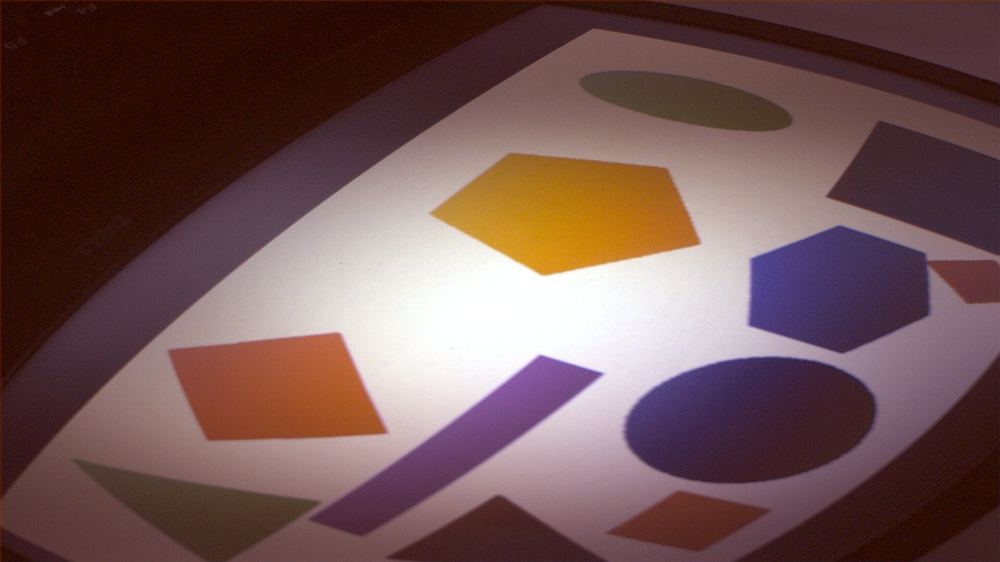
//> input picture HostApp/MIPI-ISP-Pipeline-Config/hoge_default.jpeg, 1000 x 562 px, shrunk from 1920 x 1080 before the run, given in place of x-raw,format=BGR ! appsink drop=true max-buffers=1, which was not available
$ ./colordetect_ocv ../MIPI-ISP-Pipeline-Config/hoge_default.jpeg   (built with g++ and OpenCV 4)
//> lines starting //> are read from the running program, lines starting //| are printed output that depends on the picture; after the words box and inside, x2 and y2 are one past the last pixel; in counts of white or black regions, pixels touching at a corner belong together; pictures that were not available may be replaced by others from this repository, and a replacement may not be noted
// colordetect_ocv.cpp
//
// C++/OpenCV (PS / Cortex-A processor) equivalent of the Python color-detect
// script, for benchmarking against the XRT colordetect_accel PL kernel
// (colordetect_xrt.cpp / app_test_aug) running on the same board.
//
// Pipeline, thresholds, and drawing logic are a direct 1:1 port of the
// Python version so mask/contour output should match. Added on top:
//   - per-frame processing-time instrumentation (chrono), excluding
//     cap.read() (blocks on sensor/ISP) and imwrite() (disk I/O), so the
//     number is comparable to whatever the XRT app times around its
//     kernel execution.
//   - optional CSV timing log for plotting PS vs PL frame-by-frame.
//   - optional --frames N to cap the run for a controlled comparison
//     (recommended: run both apps for the same N and same input).
//
// Build (adjust to your existing Makefile / pkg-config setup):
//   g++ -O2 -std=c++17 colordetect_ocv.cpp -o colordetect_ocv \
//       $(pkg-config --cflags --libs opencv4)
//
// Run:
//   ./colordetect_ocv --frames 300 --log timing_ps.csv
//   ./colordetect_ocv               # runs until camera EOF/error, no cap

#include <opencv2/opencv.hpp>
#include <chrono>
#include <cstdio>
#include <cstring>
#include <fstream>
#include <iostream>
#include <string>

struct ColorTarget {
    std::string label;
    cv::Scalar draw_bgr;
};

static void detect_and_draw(const cv::Mat& mask, cv::Mat& frame,
                             const cv::Scalar& color_bgr,
                             const std::string& label) {
    std::vector<std::vector<cv::Point>> contours;
    cv::findContours(mask, contours, cv::RETR_EXTERNAL, cv::CHAIN_APPROX_SIMPLE);

    for (const auto& c : contours) {
        double area = cv::contourArea(c);
        if (area > 500.0) {
            cv::Rect box = cv::boundingRect(c);
            cv::rectangle(frame, box, color_bgr, 2);
            cv::putText(frame, label, cv::Point(box.x, box.y - 10),
                        cv::FONT_HERSHEY_SIMPLEX, 0.7, color_bgr, 2);
        }
    }
}

int main(int argc, char** argv) {
    long max_frames = -1;      // -1 = unbounded (matches Python's while True)
    std::string log_path;      // empty = no CSV logging
    std::string out_path = "output.jpg";

    for (int i = 1; i < argc; ++i) {
        if (std::strcmp(argv[i], "--frames") == 0 && i + 1 < argc) {
            max_frames = std::atol(argv[++i]);
        } else if (std::strcmp(argv[i], "--log") == 0 && i + 1 < argc) {
            log_path = argv[++i];
        } else if (std::strcmp(argv[i], "--out") == 0 && i + 1 < argc) {
            out_path = argv[++i];
        }
    }

    // Same GStreamer pipeline validated with gst-launch-1.0 / the Python
    // script. videoconvert handles NV16 -> BGR (OpenCV's native V4L2
    // backend doesn't reliably handle NV16 4:2:2 semi-planar on this board).
    const std::string pipeline =
        "v4l2src device=/dev/video0 io-mode=4 ! "
        "video/x-raw, width=1920,height=1080 ! "
        "videoconvert ! video/x-raw,format=BGR ! "
        "appsink drop=true max-buffers=1";

    cv::VideoCapture cap(pipeline, cv::CAP_GSTREAMER);
    if (!cap.isOpened()) {
        std::cerr << "Error: Cannot open camera via GStreamer pipeline\n"
                     "Check OpenCV was built with GStreamer support:\n"
                     "  python3 -c \"import cv2; print(cv2.getBuildInformation())\" | grep -i gstreamer\n";
        return 1;
    }

    std::ofstream log;
    if (!log_path.empty()) {
        log.open(log_path);
        log << "frame,process_ms\n";
    }

    // Deliberately not calling cap.set(CAP_PROP_FRAME_WIDTH/HEIGHT, ...) --
    // resolution/format is fixed upstream by the media-ctl pipeline
    // (sensor -> ISP -> scaler), same rationale as the Python version.

    cv::Mat frame, hsv, red_mask1, red_mask2, red_mask, green_mask, blue_mask;
    long frame_count = 0;
    double total_process_ms = 0.0;

    while (true) {
        if (max_frames >= 0 && frame_count >= max_frames) break;

        if (!cap.read(frame) || frame.empty()) {
            std::cerr << "Error: Empty frame\n";
            break;
        }
//> frame is the input picture: 562 rows x 1000 cols, CV_8UC3; mean B, G, R 83.2, 84.1, 112.5

        auto t0 = std::chrono::steady_clock::now();

        cv::cvtColor(frame, hsv, cv::COLOR_BGR2HSV);
//> hsv: 562 rows x 1000 cols, CV_8UC3; mean H, S, V 73, 112.5, 114.1

        // ---------------- RED (wraps hue 0) ----------------
        cv::inRange(hsv, cv::Scalar(0, 120, 70),   cv::Scalar(10, 255, 255), red_mask1);
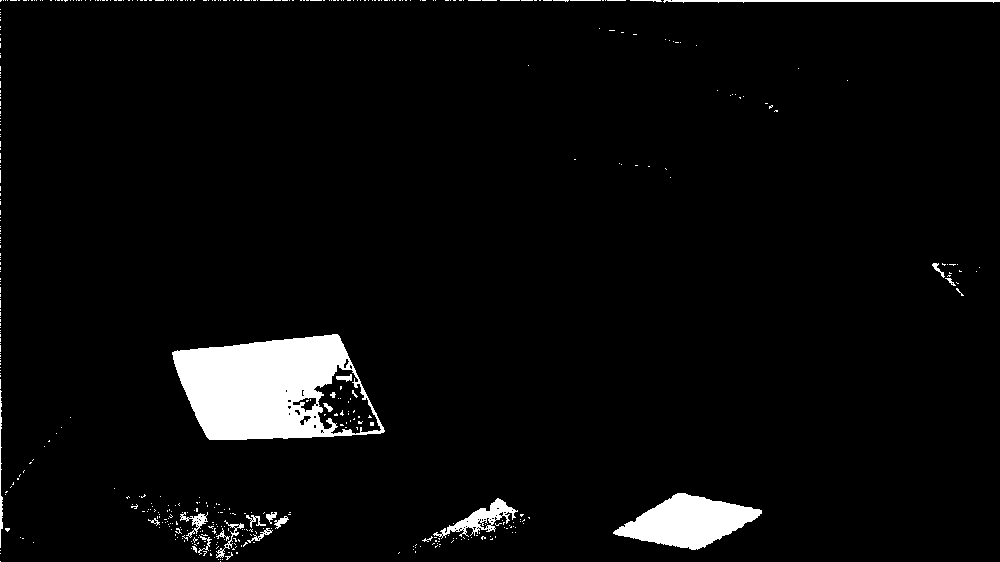
//> red_mask1: 562 rows x 1000 cols, CV_8UC1; 4.2% white; 491 white regions (468 under 20 px), largest, box (x1, y1, x2, y2) and area: (172, 334, 385, 440) 14195, (613, 493, 762, 550) 4801, (433, 498, 518, 539) 1020
        cv::inRange(hsv, cv::Scalar(170, 120, 70), cv::Scalar(180, 255, 255), red_mask2);
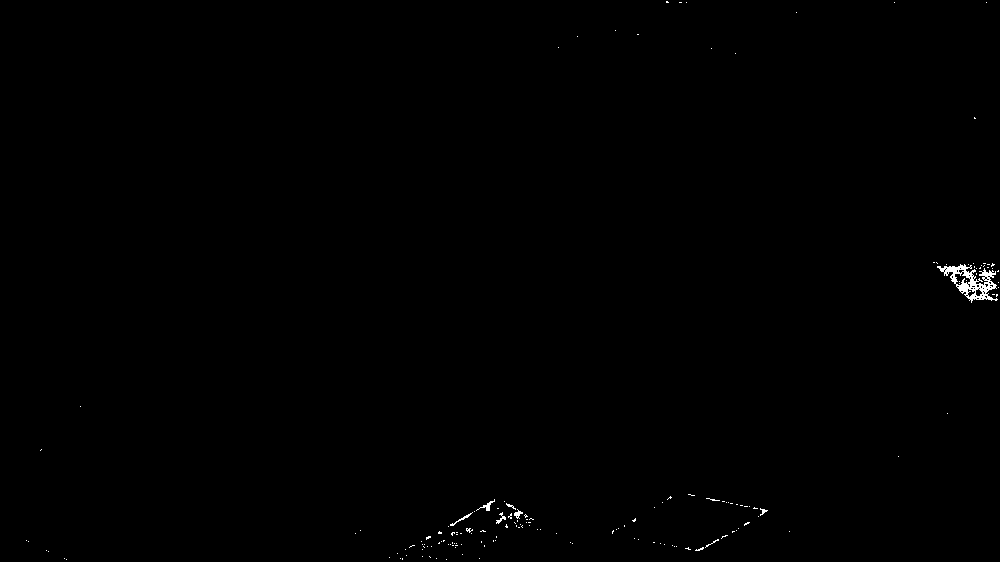
//> red_mask2: 562 rows x 1000 cols, CV_8UC1; 0.27% white in thin lines or dots
        cv::bitwise_or(red_mask1, red_mask2, red_mask);
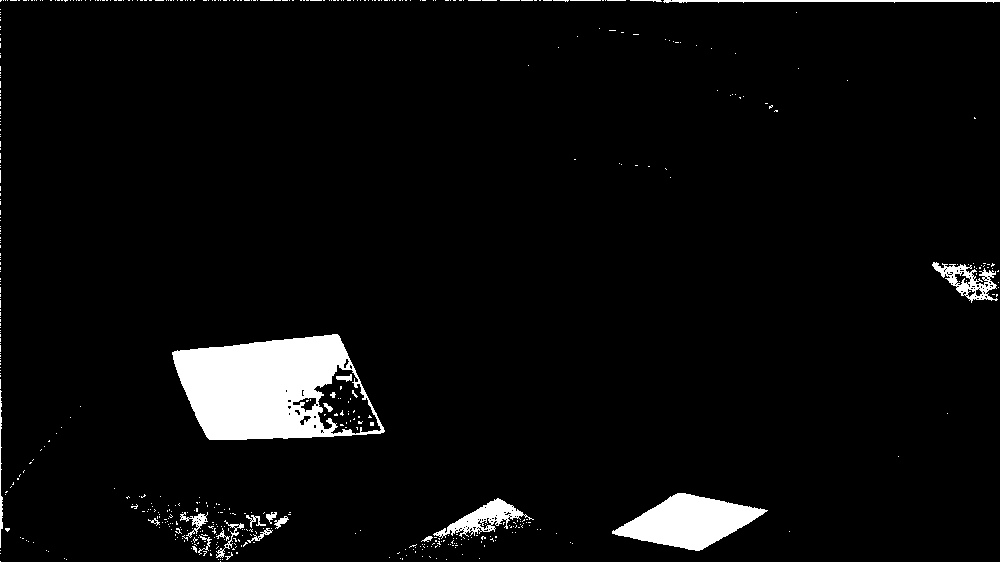
//> red_mask: 562 rows x 1000 cols, CV_8UC1; 4.4% white; 551 white regions (529 under 20 px), largest, box (x1, y1, x2, y2) and area: (172, 334, 385, 440) 14195, (612, 493, 768, 551) 4985, (433, 498, 534, 539) 1344

        // ---------------- GREEN ----------------
        cv::inRange(hsv, cv::Scalar(35, 100, 100), cv::Scalar(85, 255, 255), green_mask);
//> green_mask: 562 rows x 1000 cols, CV_8UC1; every value is 0

        // ---------------- BLUE ----------------
        cv::inRange(hsv, cv::Scalar(100, 150, 50), cv::Scalar(140, 255, 255), blue_mask);
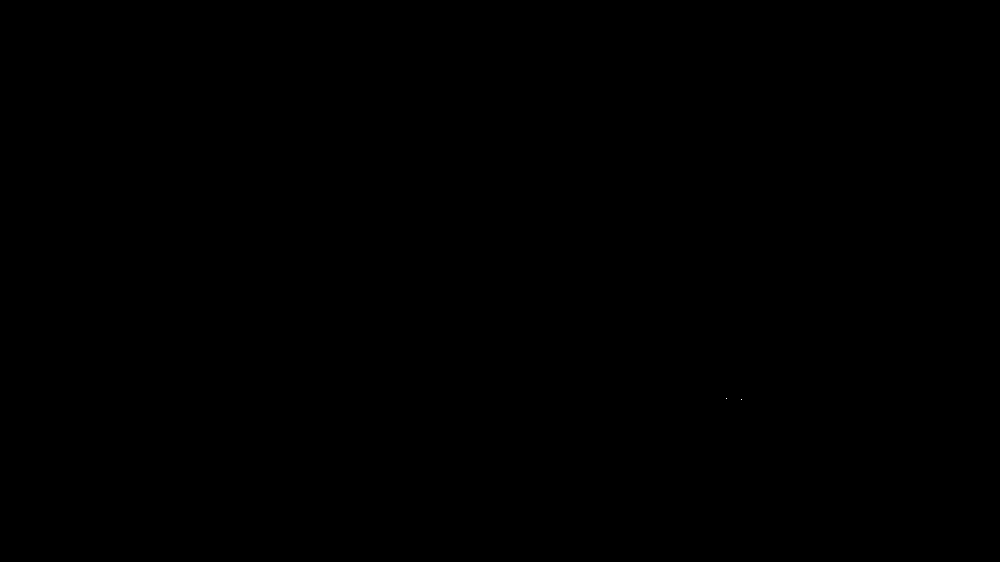
//> blue_mask: 562 rows x 1000 cols, CV_8UC1; 0% white in thin lines or dots, all inside (x1, y1, x2, y2) = (726, 398, 742, 400)

        detect_and_draw(red_mask,   frame, cv::Scalar(0, 0, 255),   "RED");
//> in detect_and_draw, `cv::findContours(mask, contours, cv::RETR_EXTERNAL, cv::CHAIN_APPROX_S..`: contours = 521 contours, 505 with area under 20; largest, box (x1, y1, x2, y2) and area: (172, 334, 385, 440) 16768, (612, 493, 768, 551) 4827, (433, 498, 534, 539) 1308, (932, 262, 998, 303) 1083, (663, 0, 1000, 3) 348
//> the loop in detect_and_draw, `for (const auto& c : contours)` made 521 passes
//> (area, box) on passes 229, 236, 269, 307: (1307.5, Rect(433, 498, 101, 41)), (4827, Rect(612, 493, 156, 58)), (16768, Rect(172, 334, 213, 106)), (1083, Rect(932, 262, 66, 41))
//> after the loop in detect_and_draw, `for (const auto& c : contours)`:
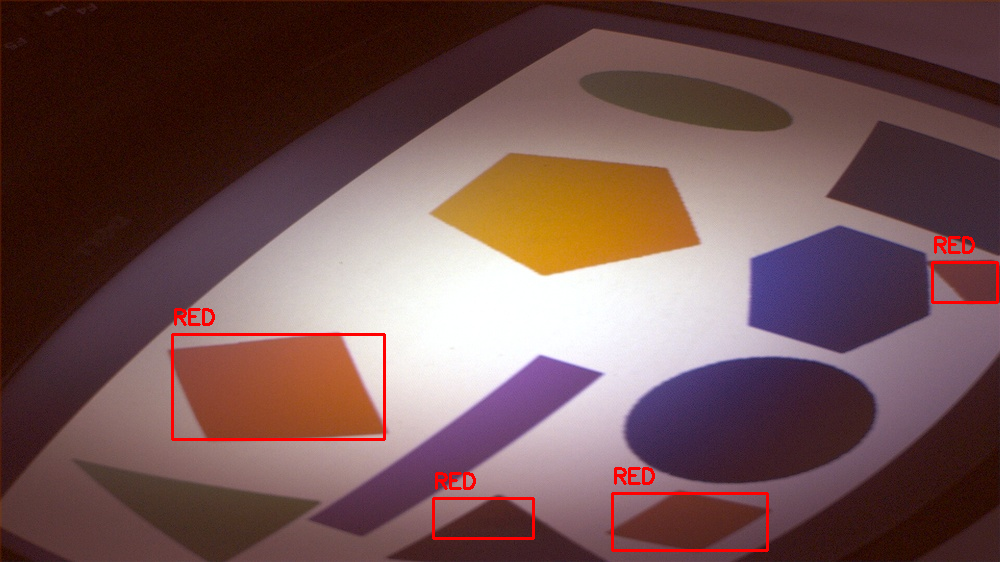
//> frame: 562 rows x 1000 cols, CV_8UC3; 1.11% of pixels changed, all inside (x1, y1, x2, y2) = (171, 236, 999, 552)
        detect_and_draw(green_mask, frame, cv::Scalar(0, 255, 0),   "GREEN");
//> in detect_and_draw (call 2), `cv::findContours(mask, contours, cv::RETR_EXTERNAL, cv::CHAIN_APPROX_S..`: contours = 0 contours
        detect_and_draw(blue_mask,  frame, cv::Scalar(255, 0, 0),   "BLUE");
//> in detect_and_draw (call 3), `cv::findContours(mask, contours, cv::RETR_EXTERNAL, cv::CHAIN_APPROX_S..`: contours = 2 contours, all with area under 20

        auto t1 = std::chrono::steady_clock::now();
        double process_ms = std::chrono::duration<double, std::milli>(t1 - t0).count();
        total_process_ms += process_ms;

        // imwrite (disk I/O) intentionally excluded from the timed region
        // above, mirroring what the XRT app should be doing around its
        // kernel-execution timer.
        cv::imwrite(out_path, frame);

        if (log.is_open()) {
            log << frame_count << ',' << process_ms << '\n';
        }

        ++frame_count;
        if (frame_count % 30 == 0) {
            std::printf("Saved frame %ld to %s  (last process: %.3f ms)\n",
                        frame_count, out_path.c_str(), process_ms);
        }
    }

    cap.release();

    if (frame_count > 0) {
        std::printf("\n=== PS/OpenCV color detect summary ===\n");
        std::printf("Frames processed : %ld\n", frame_count);
        std::printf("Avg process time : %.3f ms/frame\n", total_process_ms / frame_count);
        std::printf("Avg throughput   : %.2f fps (processing only, excludes capture+encode)\n",
                    1000.0 * frame_count / total_process_ms);
    }
    if (log.is_open()) log.close();

    return 0;
}
